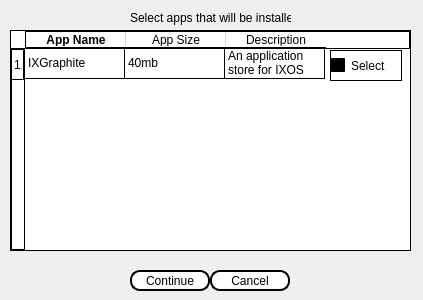
<?xml version="1.0" encoding="UTF-8"?>
<ui version="4.0">
 <class>Dialog</class>
 <widget class="QDialog" name="Dialog">
  <property name="geometry">
   <rect>
    <x>0</x>
    <y>0</y>
    <width>423</width>
    <height>300</height>
   </rect>
  </property>
  <property name="windowTitle">
   <string>Dialog</string>
  </property>
  <widget class="QPushButton" name="continue_2">
   <property name="geometry">
    <rect>
     <x>130</x>
     <y>270</y>
     <width>80</width>
     <height>21</height>
    </rect>
   </property>
   <property name="styleSheet">
    <string notr="true">background-color: qlineargradient(x1: 0, y1: 0, x2: 0, y2: 1, stop: 0 white, stop: 1 white);
border-style: solid;
border-color: black;
border-width: 2px;
border-radius: 10px;</string>
   </property>
   <property name="text">
    <string>Continue</string>
   </property>
  </widget>
  <widget class="QPushButton" name="cancel">
   <property name="geometry">
    <rect>
     <x>210</x>
     <y>270</y>
     <width>80</width>
     <height>21</height>
    </rect>
   </property>
   <property name="styleSheet">
    <string notr="true">background-color: qlineargradient(x1: 0, y1: 0, x2: 0, y2: 1, stop: 0 white, stop: 1 white);
border-style: solid;
border-color: black;
border-width: 2px;
border-radius: 10px;</string>
   </property>
   <property name="text">
    <string>Cancel</string>
   </property>
  </widget>
  <widget class="QLabel" name="label">
   <property name="geometry">
    <rect>
     <x>130</x>
     <y>10</y>
     <width>161</width>
     <height>16</height>
    </rect>
   </property>
   <property name="text">
    <string>Select apps that will be installed:</string>
   </property>
  </widget>
  <widget class="QTableWidget" name="tableWidget">
   <property name="geometry">
    <rect>
     <x>10</x>
     <y>30</y>
     <width>401</width>
     <height>221</height>
    </rect>
   </property>
   <property name="styleSheet">
    <string notr="true">background-color: qlineargradient(x1: 0, y1: 0, x2: 0, y2: 1, stop: 0 white, stop: 1 white);
border-style: solid;
border-color: black;
border-width: 1px;
selection-background-color: rgb(198, 198, 198);</string>
   </property>
   <row>
    <property name="text">
     <string>1.</string>
    </property>
   </row>
   <column>
    <property name="text">
     <string>App Name</string>
    </property>
    <property name="font">
     <font>
      <weight>75</weight>
      <bold>true</bold>
     </font>
    </property>
   </column>
   <column>
    <property name="text">
     <string>App Size</string>
    </property>
   </column>
   <column>
    <property name="text">
     <string>Description</string>
    </property>
   </column>
   <item row="0" column="0">
    <property name="text">
     <string>IXGraphite</string>
    </property>
   </item>
   <item row="0" column="1">
    <property name="text">
     <string>40mb</string>
    </property>
   </item>
   <item row="0" column="2">
    <property name="text">
     <string>An application store for IXOS</string>
    </property>
   </item>
  </widget>
  <widget class="QCheckBox" name="checkBox">
   <property name="geometry">
    <rect>
     <x>330</x>
     <y>50</y>
     <width>72</width>
     <height>31</height>
    </rect>
   </property>
   <property name="styleSheet">
    <string notr="true">background-color: qlineargradient(x1: 0, y1: 0, x2: 0, y2: 1, stop: 0 white, stop: 1 white);
border-style: solid;
border-color: black;
border-width: 1px;
border-radius: 50px;</string>
   </property>
   <property name="text">
    <string>Select</string>
   </property>
  </widget>
 </widget>
 <resources/>
 <connections/>
</ui>
